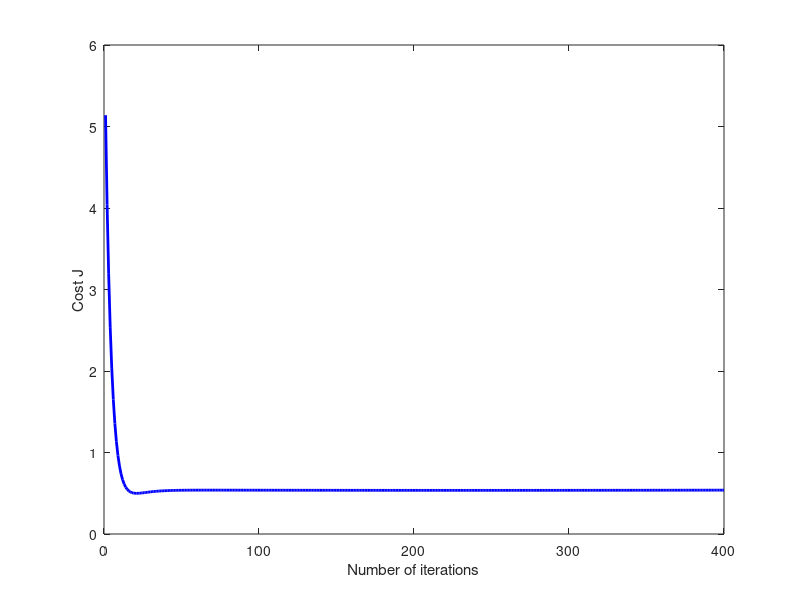

Write the MATLAB code that produced this figure.
close all;
clc;
clear;

function J = computeCost(X, y, theta)

m = length(y); % number of training examples

J = 0;

predictions = X*theta;
sqrErrors   = (predictions - y).^2;

J = 1/(2*m) * sum(sqrErrors);

end

function [theta, J_history] = gradientDescent(X, y, theta, alpha, num_iters)
% Initialize some useful values
m = length(y); % number of training examples
J_history = zeros(num_iters, 1);

  for iter = 1:num_iters

    x = X(:,2);
    h = theta(1) + (theta(2)*x);

    theta_zero = theta(1) - alpha * (1/m) * sum(h-y);
    theta_one  = theta(2) - alpha * (1/m) * sum((h - y) .* x);

    theta = [theta_zero; theta_one];

    J_history(iter) = computeCost(X, y, theta);
  end

  disp(min(J_history));
end

data = load('housing_1.txt');

x = data(:, 1:2);
y = data(:, end);

alpha = 0.01;
num_iters = 400;
theta = zeros(3, 1);

[theta, J_history] = gradientDescent(x, y, theta, alpha, num_iters);

figure;
plot(1:numel(J_history), J_history, '-b', 'LineWidth', 2);
xlabel('Number of iterations');
ylabel('Cost J');

fprintf('Theta computed from gradient descent: \n');
fprintf(' %f \n', theta);
fprintf('\n');
